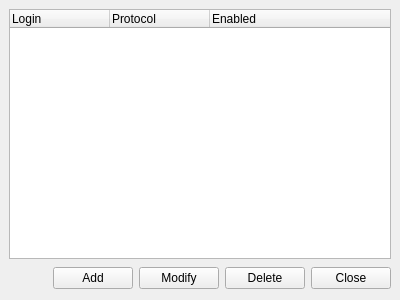
<ui version="4.0" >
 <author></author>
 <comment></comment>
 <exportmacro></exportmacro>
 <class>IMAccountManager</class>
 <widget class="QWidget" name="IMAccountManager" >
  <property name="geometry" >
   <rect>
    <x>0</x>
    <y>0</y>
    <width>400</width>
    <height>300</height>
   </rect>
  </property>
  <property name="windowTitle" >
   <string>WengoPhone - My Instant Messaging Accounts (MSN, Jabber...)</string>
  </property>
  <layout class="QGridLayout" >
   <property name="margin" >
    <number>9</number>
   </property>
   <property name="spacing" >
    <number>6</number>
   </property>
   <item row="0" column="0" >
    <widget class="QTreeWidget" name="treeWidget" >
     <property name="minimumSize" >
      <size>
       <width>0</width>
       <height>70</height>
      </size>
     </property>
     <property name="rootIsDecorated" >
      <bool>false</bool>
     </property>
     <column>
      <property name="text" >
       <string>Login</string>
      </property>
     </column>
     <column>
      <property name="text" >
       <string>Protocol</string>
      </property>
     </column>
     <column>
      <property name="text" >
       <string>Enabled</string>
      </property>
     </column>
    </widget>
   </item>
   <item row="1" column="0" >
    <layout class="QGridLayout" >
     <property name="margin" >
      <number>0</number>
     </property>
     <property name="spacing" >
      <number>6</number>
     </property>
     <item row="0" column="3" >
      <widget class="QPushButton" name="deleteIMAccountButton" >
       <property name="text" >
        <string>Delete</string>
       </property>
       <property name="icon" >
        <iconset resource="../wengophone.qrc" >:/pics/delete.png</iconset>
       </property>
      </widget>
     </item>
     <item row="0" column="0" >
      <spacer>
       <property name="orientation" >
        <enum>Qt::Horizontal</enum>
       </property>
       <property name="sizeHint" >
        <size>
         <width>110</width>
         <height>26</height>
        </size>
       </property>
      </spacer>
     </item>
     <item row="0" column="2" >
      <widget class="QPushButton" name="modifyIMAccountButton" >
       <property name="text" >
        <string>Modify</string>
       </property>
       <property name="icon" >
        <iconset resource="../wengophone.qrc" >:/pics/edit.png</iconset>
       </property>
      </widget>
     </item>
     <item row="0" column="4" >
      <widget class="QPushButton" name="closeButton" >
       <property name="text" >
        <string>Close</string>
       </property>
      </widget>
     </item>
     <item row="0" column="1" >
      <widget class="QPushButton" name="addIMAccountButton" >
       <property name="text" >
        <string>Add</string>
       </property>
       <property name="icon" >
        <iconset resource="../wengophone.qrc" >:/pics/add.png</iconset>
       </property>
      </widget>
     </item>
    </layout>
   </item>
  </layout>
 </widget>
 <pixmapfunction></pixmapfunction>
 <tabstops>
  <tabstop>treeWidget</tabstop>
  <tabstop>addIMAccountButton</tabstop>
  <tabstop>modifyIMAccountButton</tabstop>
  <tabstop>deleteIMAccountButton</tabstop>
  <tabstop>closeButton</tabstop>
 </tabstops>
 <resources>
  <include location="../wengophone.qrc" />
 </resources>
 <connections/>
</ui>
